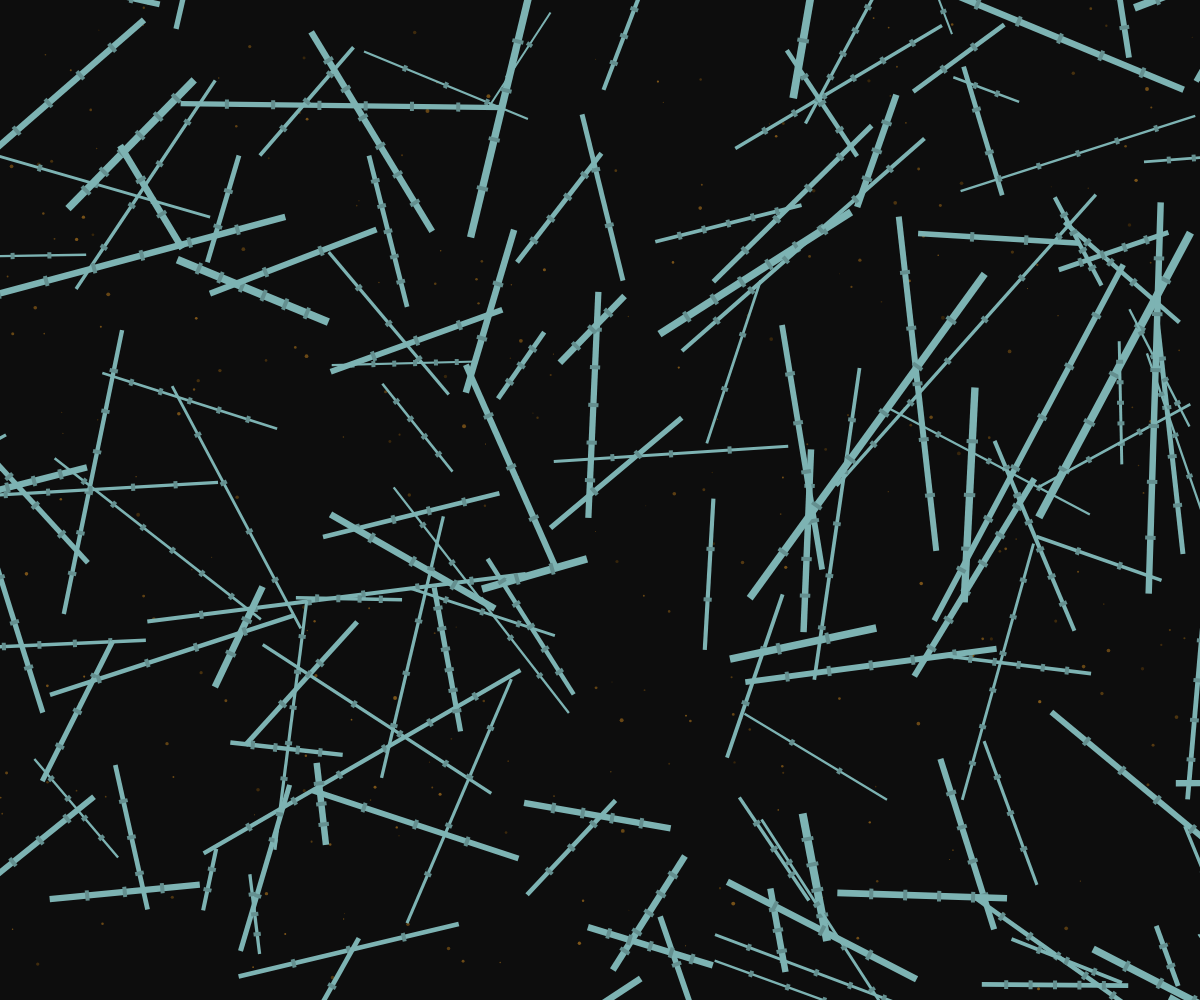
Frame 1 (no input)
Frame 60 (no input): identical to frame 1, image omitted
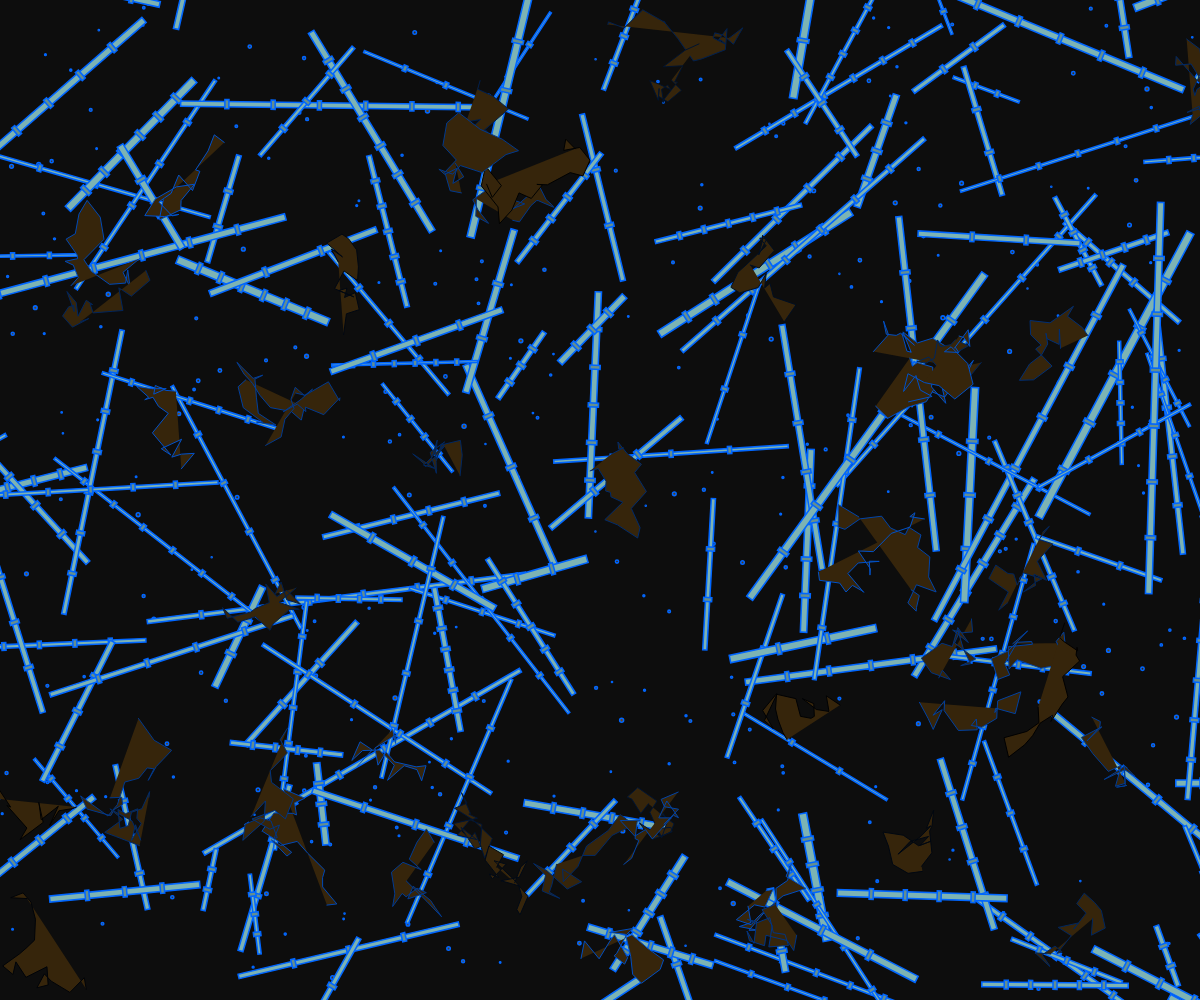
Frame 120 (the mouse pressed at the canvas centre since frame 60)

The p5.js sketch that drew these frames (run headless with seeded random() and noise() and a simulated clock; from frame 60 on, the mouse is pressed at the canvas centre):

// p5.js sketch
// ── sketch.js
let pipes = [];
let minerals = [];
let energyLines = [];
let clickTime = 0;
let lastClick = 0;

function setup() {
  createCanvas(windowWidth, windowHeight);
  colorMode(HSB, 1);
  noStroke();
  
  // Create pipe network structure
  for (let i = 0; i < 150; i++) {
    pipes.push({
      x: random(width),
      y: random(height),
      width: random(2, 8),
      height: random(2, 8),
      angle: random(TWO_PI),
      segments: floor(random(3, 8)),
      segmentLength: random(20, 60),
      hue: 0.5,
      saturation: 0.3,
      brightness: 0.7
    });
  }
  
  // Create mineral deposits
  for (let i = 0; i < 300; i++) {
    minerals.push({
      x: random(width),
      y: random(height),
      size: random(1, 4),
      hue: 0.1,
      saturation: 0.8,
      brightness: random(0.2, 0.5)
    });
  }
  
  // Create energy lines
  for (let i = 0; i < 50; i++) {
    energyLines.push({
      points: [],
      speed: random(0.01, 0.03),
      offset: random(TWO_PI),
      hue: 0.6,
      saturation: 1,
      brightness: 0.8
    });
    
    // Generate path for each line
    let x = random(width);
    let y = random(height);
    for (let j = 0; j < 20; j++) {
      energyLines[i].points.push({
        x: x,
        y: y,
        age: j * 0.1
      });
      x += random(-20, 20);
      y += random(-20, 20);
    }
  }
}

function draw() {
  background(0.05);
  
  // Draw mineral deposits
  for (let i = 0; i < minerals.length; i++) {
    let m = minerals[i];
    fill(m.hue, m.saturation, m.brightness);
    ellipse(m.x, m.y, m.size, m.size);
  }
  
  // Draw pipe network
  for (let i = 0; i < pipes.length; i++) {
    let p = pipes[i];
    push();
    translate(p.x, p.y);
    rotate(p.angle);
    
    // Draw main pipe segment
    fill(p.hue, p.saturation, p.brightness);
    rect(0, -p.width/2, p.segmentLength * p.segments, p.width);
    
    // Draw pipe joints
    for (let j = 1; j < p.segments; j++) {
      let jointX = j * p.segmentLength;
      fill(p.hue, p.saturation, p.brightness * 0.8);
      rect(jointX - 2, -p.width/2 - 2, 4, p.width + 4);
    }
    
    pop();
  }
  
  // Draw energy lines
  let time = millis() * 0.001;
  for (let i = 0; i < energyLines.length; i++) {
    let line = energyLines[i];
    let pulse = sin(time * 2 + line.offset) * 0.5 + 0.5;
    
    // Only draw if not clicked recently
    if (millis() - lastClick > 1000 || clickTime > millis()) {
      stroke(line.hue, line.saturation, line.brightness * pulse);
      strokeWeight(1);
      beginShape();
      for (let j = 0; j < line.points.length; j++) {
        let point = line.points[j];
        let t = j / (line.points.length - 1);
        let x = point.x + sin(t * TWO_PI * 3 + time * line.speed + line.offset) * 5;
        let y = point.y + cos(t * TWO_PI * 2 + time * line.speed + line.offset) * 5;
        vertex(x, y);
      }
      endShape();
    }
  }
  
  // Draw glowing pulse effect
  if (millis() - lastClick < 1000 && clickTime > millis()) {
    let pulse = map(millis() - lastClick, 0, 1000, 1, 0);
    stroke(0.6, 1, 1);
    strokeWeight(pulse * 3);
    noFill();
    ellipse(width/2, height/2, width * pulse, height * pulse);
  }
}

function mousePressed() {
  // Start click effect
  lastClick = millis();
  clickTime = millis() + 500;
  
  // Reset all energy lines to visible state
  for (let i = 0; i < energyLines.length; i++) {
    energyLines[i].offset = random(TWO_PI);
  }
}
